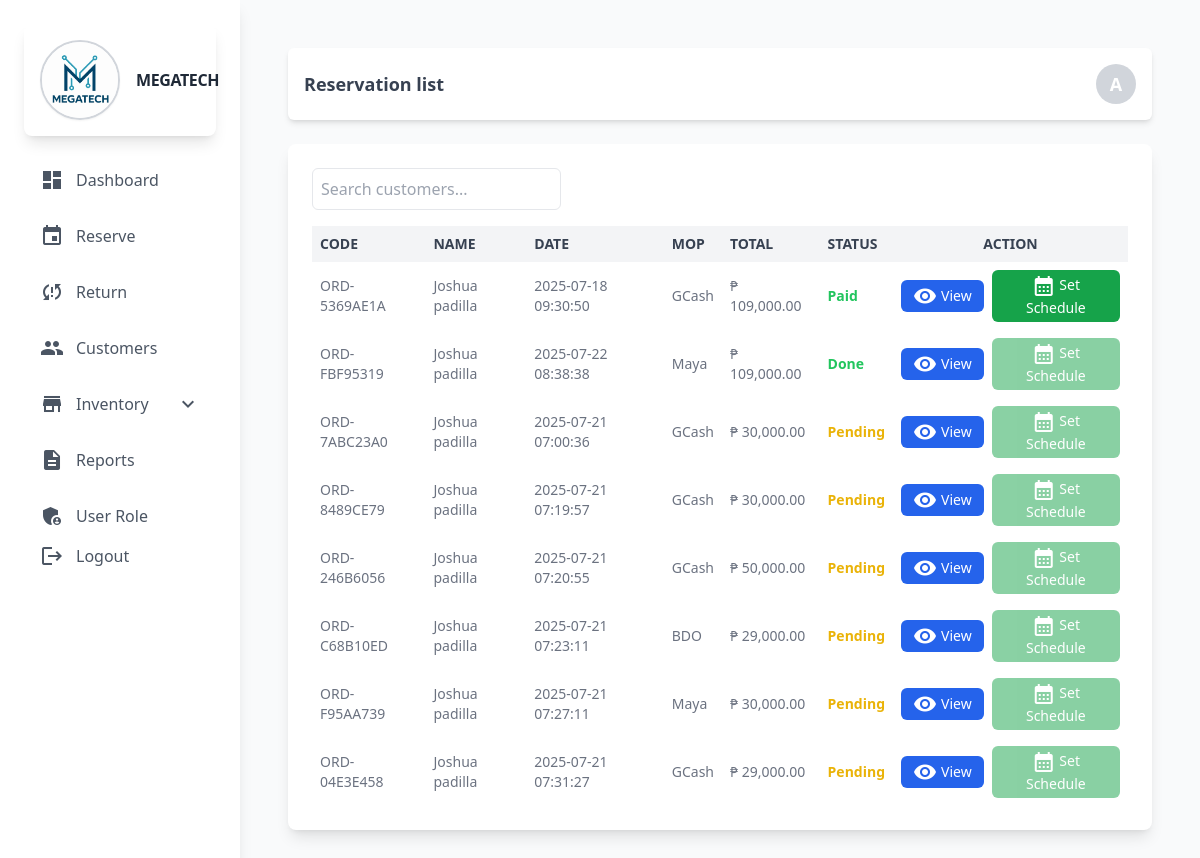
The app's page /admin/reserve.php (signed in), older data.
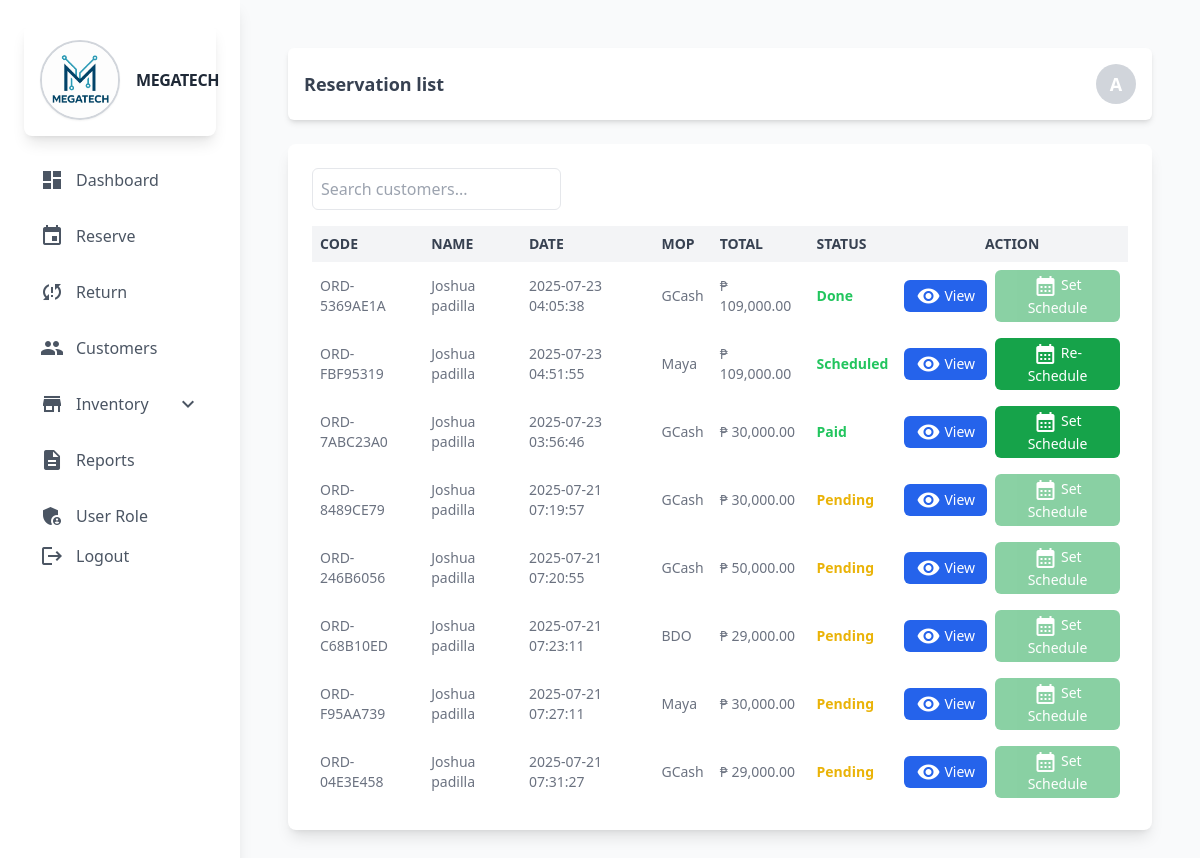
The same page, newer data.
### tables this page shows
CREATE TABLE `orders` (
  `order_id` int(11) NOT NULL,
  `order_code` varchar(60) NOT NULL,
  `order_user_id` int(11) NOT NULL,
  `order_date` timestamp NOT NULL DEFAULT current_timestamp() ON UPDATE current_timestamp(),
  `order_payment_method` varchar(60) NOT NULL,
  `order_down_payment_receipt` varchar(255) NOT NULL,
  `order_pickup_date` date DEFAULT NULL,
  `order_pickup_time` time DEFAULT NULL,
  `order_total` decimal(10,2) NOT NULL,
  `order_balance` decimal(10,2) NOT NULL,
  `order_balance_payment_receipt` varchar(255) DEFAULT NULL,
  `order_status` varchar(60) NOT NULL DEFAULT 'pending',
  `order_proof_recieved` varchar(255) DEFAULT NULL
);

CREATE TABLE `user` (
  `user_id` int(11) NOT NULL,
  `Fullname` varchar(60) NOT NULL,
  `Email` varchar(60) NOT NULL,
  `Phone` varchar(60) NOT NULL,
  `Password` varchar(255) DEFAULT NULL,
  `user_type` varchar(11) NOT NULL,
  `Profile_images` varchar(255) DEFAULT NULL,
  `status` int(11) NOT NULL DEFAULT 0 COMMENT '0=Not Verified,1=Verified'
);

### admin/backend/db.php (called while the page is built, shortened)
<?php
class db_connect
{
    public $host = db_host;
    public $user = db_user;
    public $pass = db_pass;
    public $name = db_name;
    public function connect()
    {
        try {
            $this->conn = new mysqli($this->host, $this->user, $this->pass, $this->name);
        } catch (\Throwable $th) {
            header("Location:setup.php");
        }
    }
}

### admin/backend/class.php (called while the page is built, shortened)
<?php
include ('db.php');
class global_class extends db_connect
{
   public function fetch_all_reservation(){
        $query = $this->conn->prepare("SELECT * FROM `orders`
        LEFT JOIN user
        ON user.user_id = orders.order_user_id
        ");
        if ($query->execute()) {
            $result = $query->get_result();
            return $result;
        }
    }
}
?>

### admin/backend/end-points/reservation_list.php (the view, shortened to what this page needs)
<?php
$fetch_all_students = $db->fetch_all_reservation();
if ($fetch_all_students): ?>
    <?php foreach ($fetch_all_students as $order):
        $status_color = match ($order['order_status']) {
            "decline" => "text-red-500",
            "pending" => "text-yellow-500",
            "paid" => "text-green-500",
            default => "text-green-500"
        };
        $isPending = strtolower($order['order_status']) === 'pending' || strtolower($order['order_status']) === 'pickedup';
    ?>
    <tr>
        <td class="p-2"><?php echo htmlspecialchars($order['order_code']); ?></td>
        <td class="p-2"><?php echo htmlspecialchars(ucfirst($order['Fullname'])); ?></td>
        <td class="p-2"><?php echo htmlspecialchars($order['order_date']); ?></td>
        <td class="p-2"><?php echo htmlspecialchars($order['order_payment_method']); ?></td>
        <td class="p-2">₱ <?php echo htmlspecialchars(number_format($order['order_total'],2)); ?></td>
        <td class="p-2 <?= $status_color; ?>">
          <strong>
            <?php
              echo ($order['order_status'] === 'pickedup')
                ? 'Done'
                : ucfirst($order['order_status']);
            ?>
          </strong>
        </td>
        <td class="p-2 text-center">
            <div class="flex flex-col sm:flex-row justify-center items-center space-y-1 sm:space-y-0 sm:space-x-2">
                <a href="view_order?order_id=<?= $order['order_id']?>"
                    class="bg-blue-600 hover:bg-blue-700 text-white py-1 px-3 rounded-md text-sm font-medium transition inline-flex items-center">
                    <span class="material-icons align-middle text-sm mr-1">visibility</span> View
                </a>
                <button
                    class="bg-green-600 hover:bg-green-700 text-white py-1 px-3 rounded-md text-sm font-medium transition setScheduleToggler disabled:opacity-50 disabled:cursor-not-allowed"
                    data-user_id="<?= $order['user_id'] ?>"
                    data-order_id="<?= $order['order_id'] ?>"
                    data-order_code="<?= $order['order_code'] ?>"
                    data-fullname="<?= ucfirst($order['Fullname']) ?>"
                    <?= $isPending ? 'disabled' : '' ?>
                >
                    <span class="material-icons align-middle text-sm">calendar_month</span>
                    <?= strtolower($order['order_status']) === 'scheduled' ? 'Re-Schedule' : 'Set Schedule' ?>
                </button>
            </div>
        </td>
    </tr>
    <?php endforeach; ?>
<?php else: ?>
    <tr>
        <td colspan="7" class="p-2 text-center">No record found.</td>
    </tr>
<?php endif; ?>

Row changes from the older to the newer data that the page shows:
changed orders "ORD-5369AE1A": order_date "2025-07-18 09:30:50" → "2025-07-23 04:05:38"; order_status "Paid" → (not shown); now shows "Done"
changed orders "ORD-FBF95319": order_date "2025-07-22 08:38:38" → "2025-07-23 04:51:55"; order_status (not shown) → "Scheduled"; order_status "Done Set Schedule" → "Re-Schedule"
changed orders "ORD-7ABC23A0": order_date "2025-07-21 07:00:36" → "2025-07-23 03:56:46"; order_status "Pending" → "Paid"
